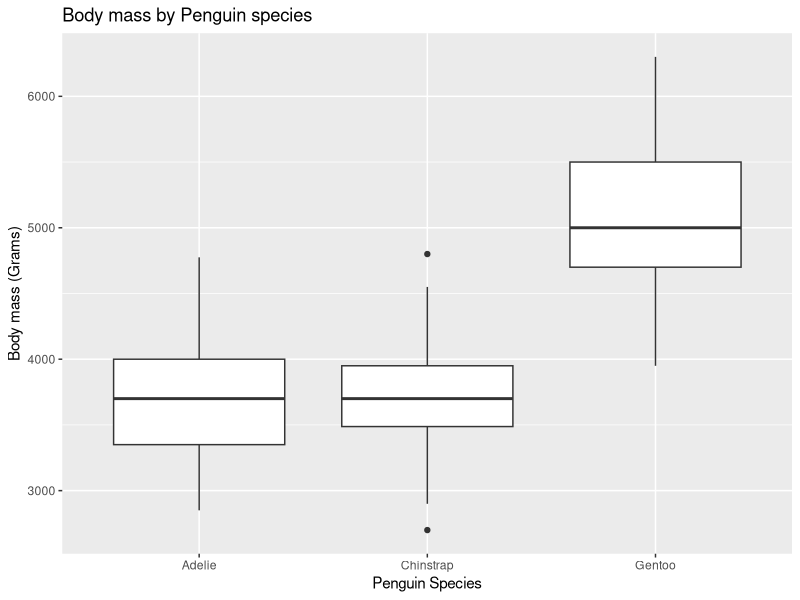
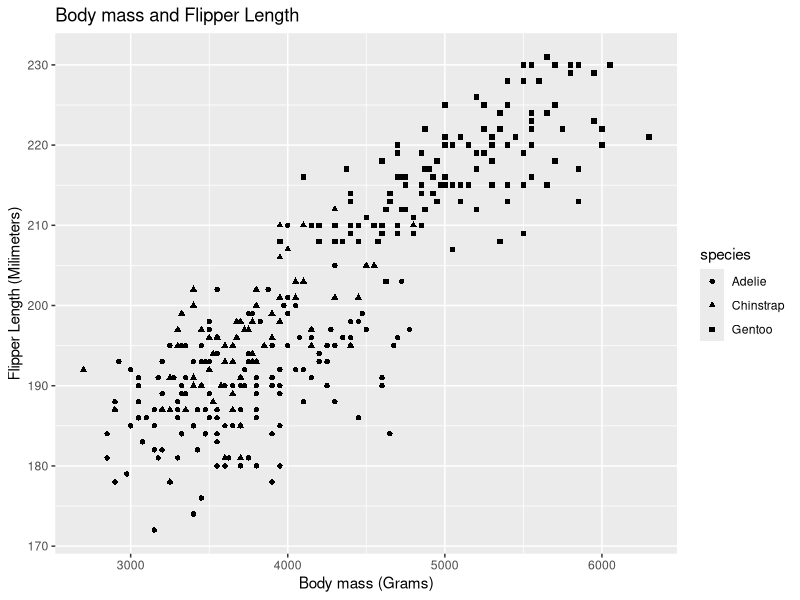
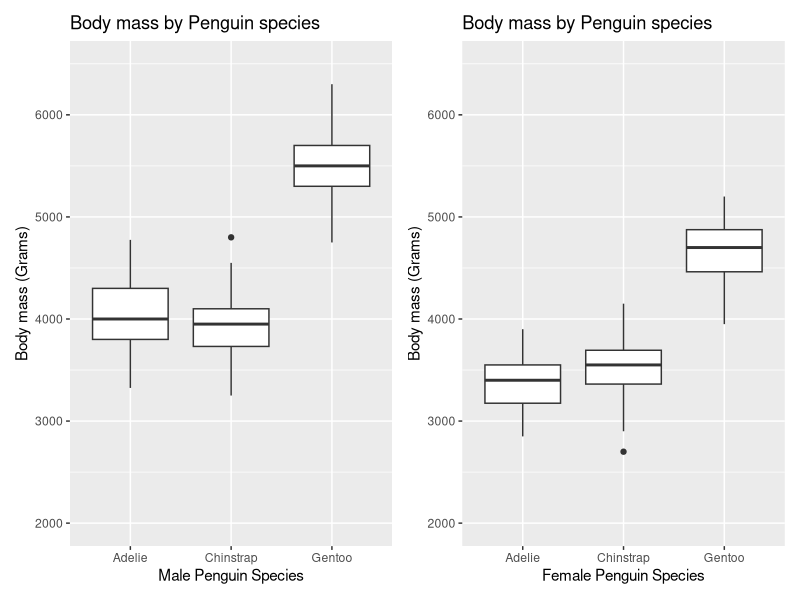

R code for these plots, in order:
## ---- chunk 1
#| warning: false
#install.packages("palmerpenguins")
#install.packages("patchwork")
library(tidyverse)
library(palmerpenguins)
library(patchwork)
## ---- chunk 2
penguins<- penguins
glimpse(penguins)
## ---- chunk 3
penguins_small<- penguins |> select(species, island, sex, body_mass_g, flipper_length_mm)

penguins_Adelie<- penguins |> filter(species=="Adelie")

penguins_big<- penguins |> filter(body_mass_g>5000)

glimpse(penguins_Adelie)

glimpse(penguins_big)

penguins_kg<- data.frame(body_mass_kg= penguins$body_mass_g/1000)
## ---- chunk 4
penguins_Gentoo<- penguins |> filter(species== "Gentoo")
glimpse(penguins_Gentoo)
mean_body_mass_gentoo<- mean(penguins_Gentoo$body_mass_g, na.rm = TRUE)
median_body_mass_gentoo<- median(penguins_Gentoo$body_mass_g, na.rm = TRUE)
mean_flipper_length_gentoo<- mean(penguins_Gentoo$flipper_length_mm, na.rm = TRUE)
mean_body_mass_gentoo
median_body_mass_gentoo
mean_flipper_length_gentoo


penguins_Chinstrap<- penguins |>  filter(species== "Chinstrap")
glimpse(penguins_Chinstrap)
mean_body_mass_Chinstrap<- mean(penguins_Chinstrap$body_mass_g, na.rm = TRUE)
median_body_mass_Chinstrap<- median(penguins_Chinstrap$body_mass_g, na.rm = TRUE)
mean_flipper_length_Chinstrap<- mean(penguins_Chinstrap$flipper_length_mm, na.rm = TRUE)
mean_body_mass_Chinstrap
median_body_mass_Chinstrap
mean_flipper_length_Chinstrap

mean_body_mass_Adelie<- mean(penguins_Adelie$body_mass_g, na.rm = TRUE)
median_body_mass_Adelie<- median(penguins_Adelie$body_mass_g, na.rm = TRUE)
mean_flipper_length_Adelie<- mean(penguins_Adelie$flipper_length_mm, na.rm = TRUE)
mean_body_mass_Adelie
median_body_mass_Adelie
mean_flipper_length_Adelie
## ---- chunk 5
female_penguins_Adelie<- penguins_Adelie |> filter(sex== "female")
mean(female_penguins_Adelie$body_mass_g)

female_penguins_Gentoo<- penguins_Gentoo|> filter(sex== "female")
mean(female_penguins_Gentoo$body_mass_g)

female_penguins_Chinstrap<- penguins_Chinstrap |> filter(sex== "female")
mean(female_penguins_Chinstrap$body_mass_g)
## ---- chunk 6
Adelie_Torgersen<- penguins_Adelie |> filter(island=="Torgersen")
Adelie_Biscoe<- penguins_Adelie |> filter(island=="Biscoe")
Adelie_Dream<- penguins_Adelie |> filter(island=="Dream")

##the other species of penguins only live on one island so there is no need to make new variables
ReviewB<-data.frame(
  Name= c("Adelie Torgersen", "Adelie Dream", "Adelie Biscoe", "Gentoo Biscoe", "Chinstrap Dream"),
  Count= c(count(Adelie_Torgersen), count(Adelie_Dream), count(Adelie_Biscoe), count(penguins_Gentoo), count(penguins_Chinstrap)),
  meanFlipper= c(mean(Adelie_Torgersen$flipper_length_mm, na.rm = TRUE), mean(Adelie_Dream$flipper_length_mm, na.rm = TRUE), mean(Adelie_Biscoe$flipper_length_mm, na.rm = TRUE), mean_flipper_length_gentoo, mean_body_mass_Chinstrap)
)

## ---- chunk 7
ggplot(penguins,aes(x= species, y= body_mass_g))+
  geom_boxplot()+
  labs(x= "Penguin Species", y= "Body mass (Grams)", title= "Body mass by Penguin species")



ggplot(penguins, aes(x= body_mass_g, y= flipper_length_mm, shape = species))+
         geom_point()+
         labs(x= "Body mass (Grams)", y= "Flipper Length (Milimeters)", title= "Body mass and Flipper Length")
       
## ---- chunk 8
penguins_male<- penguins |> filter(sex=="male")
penguins_female<- penguins |> filter(sex=="female")

male_plot<-ggplot(penguins_male, aes(x= species, y= body_mass_g))+
         geom_boxplot()+
          labs(x= "Male Penguin Species", y= "Body mass (Grams)", title= "Body mass by Penguin species")+
  ylim(2000,6500)

female_plot<-ggplot(penguins_female, aes(x= species, y= body_mass_g))+
         geom_boxplot()+
          labs(x= "Female Penguin Species", y= "Body mass (Grams)", title= "Body mass by Penguin species")+
  ylim(2000,6500)


total_plot<- male_plot | female_plot
total_plot
